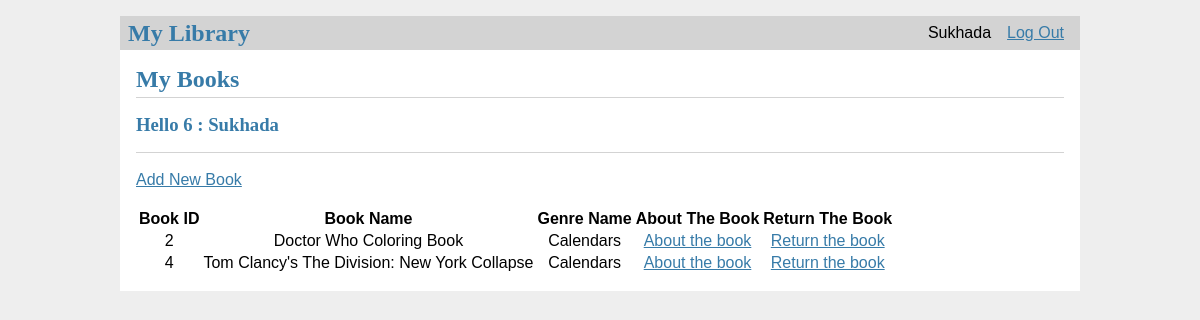
Page / (signed in) on the committed database.
### tables this page shows
CREATE TABLE user (
  id INTEGER PRIMARY KEY AUTOINCREMENT,
  username TEXT UNIQUE NOT NULL,
  password TEXT NOT NULL
, role text not null default "user");

CREATE TABLE Book(
	book_id int not null primary key,
    book_name varchar(255),
    isbn_10 varchar(255),
    isbn_13 varchar(255),
    book_genre_id int,
    book_publisher_id int
, qty int not null default 10);

CREATE TABLE Book_Genre(
	book_genre_id int not null primary key,
    genre_name varchar(255)
);

### flasklibrary/library.py (the view, shortened to what this page needs)
@bp.route('/',methods=('GET', 'POST'))
def index():
    posts = None
    if g.user is not None:
        print(g.user[3])
        user_role = g.user[3]
        db = get_db()
        if user_role == 'user':
            posts = db.execute(
                'SELECT id, username'
                ' FROM user WHERE id = ?', (g.user[0],)
            ).fetchall()
            library = db.execute(
                'SELECT user_id, book_id FROM library WHERE user_id = ?', (g.user[0],)
            ).fetchall()
            books = db.execute(
                'SELECT Book.book_id, book_name, genre_name '
                'FROM Book '
                'JOIN Book_Genre on Book.book_genre_id = Book_Genre.book_genre_id '
                'JOIN library on Book.book_id = library.book_id '
                'WHERE library.user_id = ?',(g.user[0],)
            ).fetchall()
            return render_template('library/index.html', posts=posts, books=books)
    return render_template('library/index.html')

### flasklibrary/auth.py (called while the page is built)
@bp.before_app_request
def load_logged_in_user():
    user_id = session.get('user_id')
    if user_id is None:
        g.user = None
    else:
        g.user = get_db().execute(
            'SELECT * FROM user WHERE id = ?', (user_id,)
        ).fetchone()

### flasklibrary/db.py (called while the page is built)
def get_db():
    if 'db' not in g:
        g.db = sqlite3.connect(
            current_app.config['DATABASE'],
            detect_types=sqlite3.PARSE_DECLTYPES
        )
        g.db.row_factory = sqlite3.Row
    return g.db

### flasklibrary/templates/library/index.html (shortened to what this page needs)
{% extends 'base.html' %}
{% block header %}
    {% if g.user.role=='user' %}
      <h1>{% block title %}My Books{% endblock %}</h1>
    {% endif %}
{% endblock %}
{% block content %}
  {% for post in posts %}
    <article class="User">
      <header>
        <div>
          <h1>Hello  {{ post['id'] }} : {{ post['username'] }}</h1>
        </div>
      </header>
    </article>
  {% endfor %}
  {% if posts %}
  <header></header>
  <br><a href="{{ url_for('library.listBooks') }}">Add New Book</a><br><br>
    <table>
      <tr>
          <th>Book ID</th>
          <th>Book Name</th>
          <th>Genre Name</th>
          <th>About The Book</th>
          <th>Return The Book</th>
      </tr>
      {% for book in books %}
          <tr>
              <td>{{ book['book_id'] }}</td>
              <td>{{ book['book_name'] }}</td>
              <td>{{ book['genre_name'] }}</td>
              <td><a href="{{ url_for('library.aboutbook', book_id=book.book_id ) }}">About the book</a></td>
              <td><a href="{{ url_for('library.returnbook', book_id=book.book_id , user_id=posts[0].id , book_name=book.book_name ) }}">Return the book</a></td>
          </tr>
      {% endfor %}
  </table>
{% endif %}
{% endblock %}

### flasklibrary/templates/base.html (shortened to what this page needs)
<!doctype html>
<link rel="stylesheet" href="{{ url_for('static', filename='style.css') }}">
<nav>
  <h1>My Library</h1>
  <ul>
    {% if g.user %}
      <li><span>{{ g.user['username'] }}</span>
      <li><a href="{{ url_for('auth.logout') }}">Log Out</a>
    {% else %}
      <li><a href="{{ url_for('auth.register') }}">Register</a>
      <li><a href="{{ url_for('auth.login') }}">Log In</a>
    {% endif %}
  </ul>
</nav>
<section class="content">
  <header>
    {% block header %}{% endblock %}
  </header>
  {% block content %}{% endblock %}
</section>

### flasklibrary/static/style.css (style rules this page uses)
h1, h2, h3, h4, h5, h6 { font-family: serif; color: #377ba8; margin: 1rem 0; }
a { color: #377ba8; }
nav { background: lightgray; display: flex; align-items: center; padding: 0 0.5rem; }
nav h1 { flex: auto; margin: 0; }
nav ul { display: flex; list-style: none; margin: 0; padding: 0; }
nav ul li a, nav ul li span, header .action { display: block; padding: 0.5rem; }
.content { padding: 0 1rem 1rem; }
.content > header { border-bottom: 1px solid lightgray; display: flex; align-items: flex-end; }
.content > header h1 { flex: auto; margin: 1rem 0 0.25rem 0; }
.content:last-child { margin-bottom: 0; }
td,tr,th { text-align: center; }

### rows in the picture
user: user.username "Sukhada", id "6", username "Sukhada"
Book: book_id "2", book_name "Doctor Who Coloring Book", genre_name "Calendars"
Book: book_id "4", book_name "Tom Clancy's The Division: New York Collapse", genre_name "Calendars"
